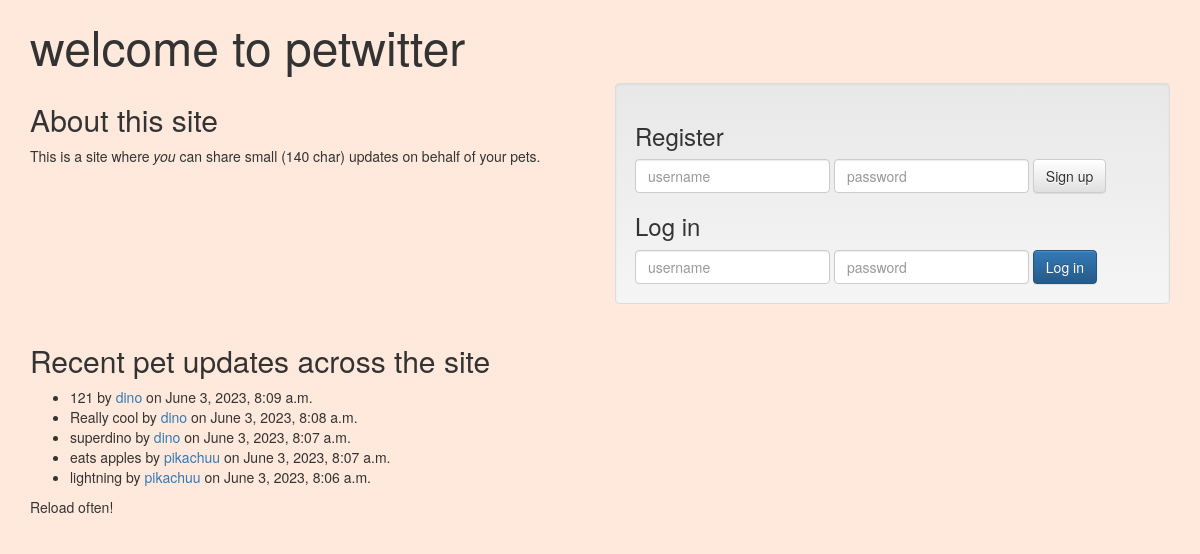
The page / on the database its author committed.
### communication_app/models.py (models this page shows, shortened)
class Update(models.Model):
    pub_date = models.DateTimeField(
        auto_now_add=True
    )
    pet = models.ForeignKey(Pet, on_delete=models.CASCADE)
    text = models.CharField(max_length=140)

class Pet(models.Model):
    user = models.ForeignKey(django.contrib.auth.models.User, on_delete=models.CASCADE)
    name = models.SlugField()
    description = models.CharField(max_length=1024, default="", blank=True)

### base_app/views.py (the view)
# urls.py: path("", views.site_index, name="index"),
def site_index(request):
    recent_updates = Update.objects.all().order_by("-pub_date")
    return render(
        request, "base_app/site_index.html", {"recent_updates": recent_updates}
    )

### base_app/templates/base_app/site_index.html (shortened to what this page needs)
{% load staticfiles %}
<!DOCTYPE html>
<html lang="en">
  <head>
    <link rel="stylesheet" type="text/css" href="{% static 'bootstrap-3.3.4-dist/css/bootstrap.css' %}" />
    <link rel="stylesheet" type="text/css" href="{% static 'bootstrap-3.3.4-dist/css/bootstrap-theme.css' %}" />
    <link rel="stylesheet" type="text/css" href="{% static 'pets.css' %}" />
  </head>
  <body>
    <div class="container">
    <h1>Welcome to petwitter</h1>
      <div class="row">
        <div class="col-md-6">
        <h2>About this site</h2>
        <p>This is a site where <em>you</em> can share small (140 char) updates
          on behalf of your pets.</p>
        </div>
        <div class="col-md-6">
        {% if user.is_authenticated %}
          <div class="text-right">
        <p>Signed in as <b>{{ user.username }}</b> (#{{ user.id }}).</p>
          <p><a href="/pets/" class="btn btn-default">List of pets</a>
          <a href="/logout/" class="btn btn-warning">Log out</a><p>
          <form method="POST" class="form-inline" action="/pets/delete_my_pets/">
            <input class="btn btn-danger" type="submit" value="delete all your pet data"></input>
          </form>
          .
        </p>
          </div>
        {% else %}
            <div class='well'>
            <h3>Register</h3>
            <form method="POST" action="/create_user/" class="form-inline">
              <input type="text" name="username" placeholder="username" class="form-control"></input>
              <input type="password" name="password" placeholder="password" class="form-control"></input>
              <input type="submit" class="btn btn-default" value="Sign up"></input>
            </form>
            <h3>Log in</h3>
            <form method="POST" action="/login/" class="form-inline">
              <input type="text" name="username" placeholder="username" class="form-control"></input>
              <input type="password" name="password" placeholder="password" class="form-control"></input>
              <input type="submit" class="btn btn-primary" value="Log in"></input>
            </form>
            </div>
        {% endif %}
        </div>
      </div>
      <h2>Recent pet updates across the site</h2>
      <ul>
        {% for update in recent_updates %}
        <li>{{ update.text }} by <a href="/pets/profiles/{{ update.pet.id }}">{{ update.pet.name }}</a> on {{ update.pub_date }}</li>
        {% endfor %}
      </ul>
      {% if recent_updates %}
      <p>Reload often!</p>
      {% else %}
      <p>None yet. Check back soon!</p>
      {% endif %}
    </div>
  </body>
</html>

### base_app/static/pets.css (style rules this page uses)
body { background: #ffe9dc; }
h1 { text-transform: lowercase; font-weight: 100; font-size: 48px; }

### rows shown on the page
Update: text "121", pet.name "dino", pub_date "June 3, 2023, 8:09 a.m."
Update: text "Really cool", pet.name "dino", pub_date "June 3, 2023, 8:08 a.m."
Update: text "superdino", pet.name "dino", pub_date "June 3, 2023, 8:07 a.m."
Update: text "eats apples", pet.name "pikachuu", pub_date "June 3, 2023, 8:07 a.m."
Update: text "lightning", pet.name "pikachuu", pub_date "June 3, 2023, 8:06 a.m."
